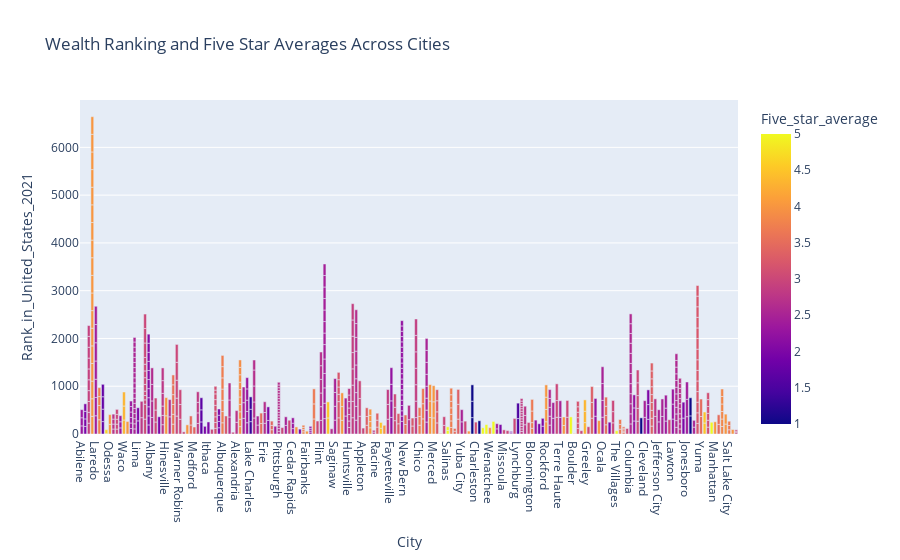

Here is the notebook cell this chart was saved with:
### Code cell
fig2 = px.bar(inner_merge_dialysis_income, x='City', y='Rank_in_United_States_2021', color = "Five_star_average", title='Wealth Ranking and Five Star Averages Across Cities' )
#fig2.add_scatter(x=inner_merge_dialysis_income['City'], y=inner_merge_dialysis_income['Five_star_average']*1000)
fig2.show()

### Figure 1 — Plotly figure (JSON) as saved in the notebook; plotly's stock layout.template omitted (floating-point values rounded to 4 significant figures; data arrays with more than 128 entries replaced by an {"elided": "..."} marker saying what was removed)
{"data": [{"alignmentgroup": "True", "hoverlabel": {"namelength": 0}, "hovertemplate": "City=%{x}<br>Rank_in_United_States_2021=%{y}<br>Five_star_average=%{marker.color}", "legendgroup": "", "marker": {"color": {"elided": "679 float values"}, "coloraxis": "coloraxis"}, "name": "", "offsetgroup": "", "orientation": "v", "showlegend": false, "textposition": "auto", "type": "bar", "x": {"elided": "679 str values"}, "xaxis": "x", "y": {"elided": "679 int values"}, "yaxis": "y"}], "layout": {"barmode": "relative", "coloraxis": {"colorbar": {"title": {"text": "Five_star_average"}}, "colorscale": [[0, "#0d0887"], [0.1111, "#46039f"], [0.2222, "#7201a8"], [0.3333, "#9c179e"], [0.4444, "#bd3786"], [0.5556, "#d8576b"], [0.6667, "#ed7953"], [0.7778, "#fb9f3a"], [0.8889, "#fdca26"], [1, "#f0f921"]]}, "legend": {"tracegroupgap": 0}, "title": {"text": "Wealth Ranking and Five Star Averages Across Cities"}, "xaxis": {"anchor": "y", "domain": [0, 1], "title": {"text": "City"}}, "yaxis": {"anchor": "x", "domain": [0, 1], "title": {"text": "Rank_in_United_States_2021"}}}}
